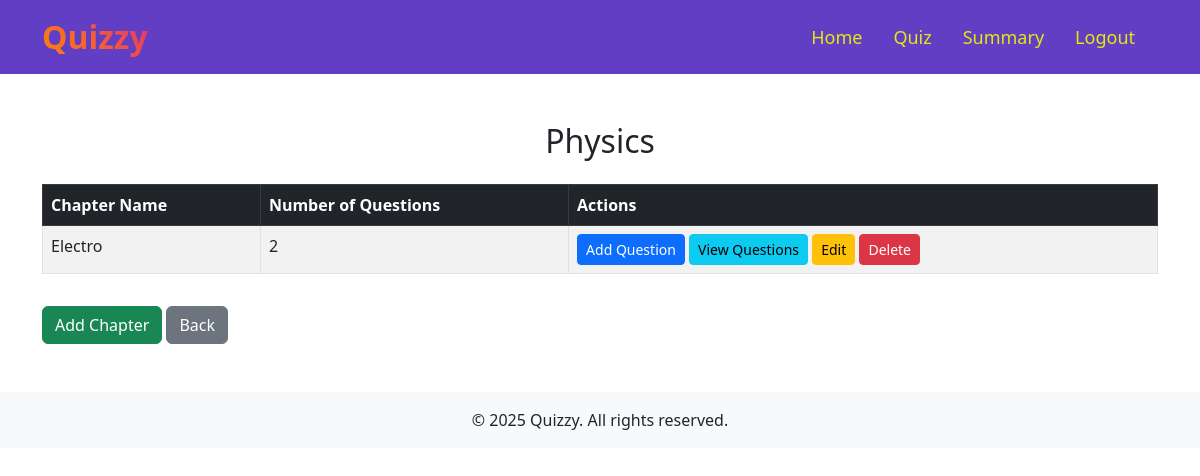
The app's page /admin/chapters/2 (signed in) with its own data.
### models.py (models this page shows)
class Subject(db.Model):
    id = db.Column(db.Integer, primary_key=True)
    sub_name = db.Column(db.String(100), nullable=False, unique=True)
    chapters = db.relationship('Chapter', backref='subject', lazy=True, cascade="all, delete-orphan")

class Chapter(db.Model):
    id = db.Column(db.Integer, primary_key=True)
    name = db.Column(db.String(100), nullable=False)
    subject_id = db.Column(db.Integer, db.ForeignKey('subject.id'), nullable=False)
    questions = db.relationship('Question', backref='chapter', lazy=True, cascade="all, delete-orphan")

### routes.py (the view)
@app.route('/admin/chapters/<int:subject_id>')
@admin_required
def view_chapters(subject_id):
    subject = Subject.query.get_or_404(subject_id)
    return render_template('admin_side/view_chapters.html', subject=subject)

### routes.py (called while the page is built)
def admin_required(func):
    @wraps(func)
    def inner(*args, **kwargs):
        if 'user_id' not in session:
            flash('Please login to continue', 'danger')
            return redirect(url_for('login'))
        user = User.query.get(session['user_id'])
        if not user:
            flash('User not found, please login again', 'danger')
            return redirect(url_for('login'))
        if not user.is_admin:  # Block normal user access
            flash('You are not authorized to access this page', 'danger')
            return redirect(url_for('home'))  # Redirect user to home
        return func(*args, **kwargs)
    return inner

### templates/admin_side/view_chapters.html (shortened to what this page needs)
{% extends 'admin_side/admin_dashboard.html' %}
{% block content %}
<div class="container mt-5">
    <h2 class="mb-4 text-center">{{ subject.sub_name }}</h2>
    <div class="table-responsive">
        <table class="table table-bordered table-striped">
            <thead class="table-dark">
                <tr>
                    <th>Chapter Name</th>
                    <th>Number of Questions</th>
                    <th>Actions</th>
                </tr>
            </thead>
            <tbody>
                {% for chapter in subject.chapters %}
                <tr>
                    <td>{{ chapter.name }}</td>
                    <td>{{ chapter.questions|length }}</td>
                    <td>
                        <a href="{{ url_for('add_question', chapter_id=chapter.id) }}" class="btn btn-sm btn-primary">Add Question</a>
                        <a href="{{ url_for('view_questions', chapter_id=chapter.id) }}" class="btn btn-sm btn-info">View Questions</a>
                        <a href="{{ url_for('edit_chapter', chapter_id=chapter.id) }}" class="btn btn-sm btn-warning">Edit</a>
                        <a href="{{ url_for('delete_chapter', chapter_id=chapter.id) }}" class="btn btn-sm btn-danger" onclick="return confirm('Are you sure?');">Delete</a>
                    </td>
                </tr>
                {% endfor %}
            </tbody>
        </table>
    </div>
    <div class="mt-3">
        <a href="{{ url_for('add_chapter', subject_id=subject.id) }}" class="btn btn-success">Add Chapter</a>
        <a href="{{ url_for('admin_dashboard') }}" class="btn btn-secondary">Back</a>
    </div>
</div>
{% endblock %}

### templates/admin_side/nav1.html (style rules this page uses)
body { overflow-x: hidden; }

### records on screen
Subject: sub_name "Physics"
Chapter: name "Electro", questions|length "2"
